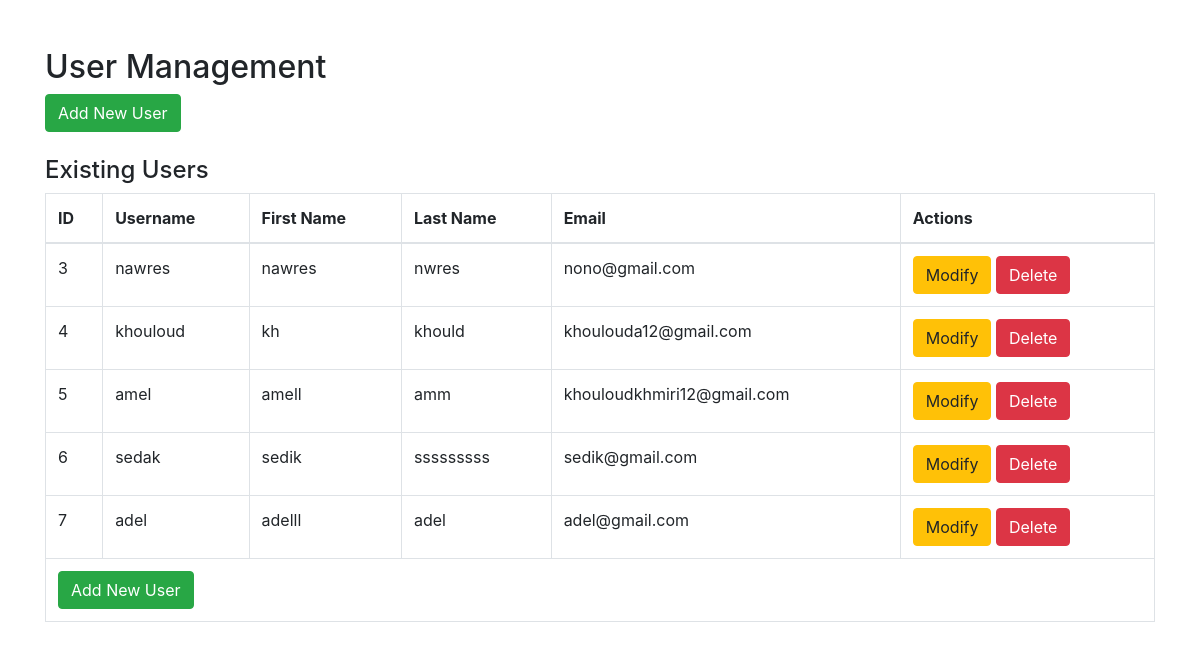
/admin_users (signed in), run on the app's committed database.
### tables this page shows
CREATE TABLE users (
            id INTEGER PRIMARY KEY AUTOINCREMENT,
            username TEXT NOT NULL UNIQUE,
            first_name TEXT NOT NULL,
            last_name TEXT NOT NULL,
            email TEXT NOT NULL UNIQUE,
            password TEXT NOT NULL
        , role TEXT DEFAULT 'user');

### app.py (the view, shortened to what this page needs)
@app.route('/admin_users', methods=['GET', 'POST'])
def admin_users():
    user_to_edit = None  # Variable pour stocker les données de l'utilisateur à modifier
    with sqlite3.connect('database.db') as conn:
        cursor = conn.cursor()
        cursor.execute('SELECT * FROM users')
        users = cursor.fetchall()
    user_id = request.args.get('user_id')
    if user_id:
        with sqlite3.connect('database.db') as conn:
            cursor = conn.cursor()
            cursor.execute('SELECT * FROM users WHERE id = ?', (user_id,))
            user_to_edit = cursor.fetchone()  # Récupérer l'utilisateur à modifier
    return render_template('admin_users.html', users=users, user_to_edit=user_to_edit)

### app.py (called while the page is built)
@app.before_request
def require_login():
    allowed_routes = ['login', 'register', 'serve_static_files']
    if 'user_id' not in session and request.endpoint not in allowed_routes:
        return redirect(url_for('login'))  # Redirige vers la page de connexion si l'utilisateur n'est pas connecté

### templates/admin_users.html (shortened to what this page needs)
<!DOCTYPE html>
<html lang="en">
<head>
    <link rel="stylesheet" href="https://stackpath.bootstrapcdn.com/bootstrap/4.5.2/css/bootstrap.min.css">
    <link rel="stylesheet" href="https://cdn.jsdelivr.net/npm/sweetalert2@11.1.3/dist/sweetalert2.min.css">
</head>
<body>
    <div class="container mt-5">
        <h2>User Management</h2>
        <button class="btn btn-success mb-4" id="addNewUserBtn">Add New User</button>
        <h4>Existing Users</h4>
        <table class="table table-bordered">
            <thead>
                <tr>
                    <th>ID</th>
                    <th>Username</th>
                    <th>First Name</th>
                    <th>Last Name</th>
                    <th>Email</th>
                    <th>Actions</th>
                </tr>
            </thead>
            <tbody>
                {% for user in users %}
                <tr>
                    <td>{{ user[0] }}</td>
                    <td>{{ user[1] }}</td>
                    <td>{{ user[2] }}</td>
                    <td>{{ user[3] }}</td>
                    <td>{{ user[4] }}</td>
                    <td>
                        <a href="{{ url_for('admin_users', user_id=user[0]) }}" class="btn btn-warning">Modify</a>
<form method="POST" class="d-inline" id="deleteForm{{ user[0] }}" onsubmit="return false;">
    <button type="button" class="btn btn-danger" data-user-id="{{ user[0] }}" onclick="confirmDelete(this)">Delete</button>
</form>
                    </td>
                </tr>
                {% endfor %}
                <tr>
                    <td colspan="6">
                        <button class="btn btn-success" id="addNewUserBtn">Add New User</button>
                    </td>
                </tr>
            </tbody>
        </table>
    </div>
</body>
</html>

### data on the page
users: id "3", username "nawres", first_name "nawres", last_name "nwres", email "nono@gmail.com"
users: id "4", username "khouloud", first_name "kh", last_name "khould", email "khoulouda12@gmail.com"
users: id "5", username "amel", first_name "amell", last_name "amm", email "khouloudkhmiri12@gmail.com"
users: id "6", username "sedak", first_name "sedik", last_name "sssssssss", email "sedik@gmail.com"
users: id "7", username "adel", first_name "adelll", last_name "adel", email "adel@gmail.com"
